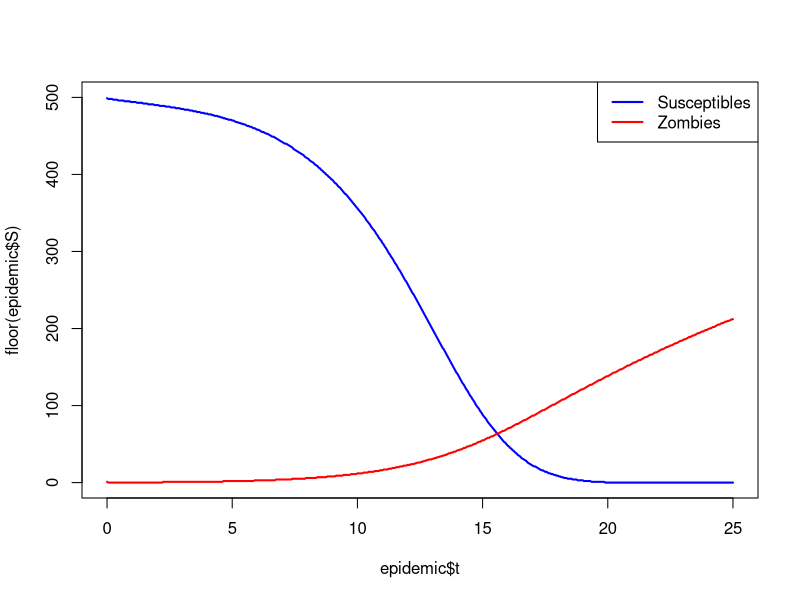

R code for this plot: (Note: this script raises an error after producing the figure.)

simulate_zombies <- function(delta, zeta, beta, alpha, pi, rho, time_horizon, dt){
  
  # delta: background (non-zombie related) death rate
  # zeta: zombie resurrection rate
  # beta: zombie transmission rate
  # alpha: zombie destruction rate
  # pi: birth rate
  # rho: latent infection rate
  # time_horizon: length of time to run dynamics
  # dt: time-step for numerical solutions
  
  N <- 500             # total population
  n <- time_horizon/dt
  t <- seq(0, time_horizon, dt)
  
  S <- rep(0, n+1)
  I <- rep(0, n+1)
  Z <- rep(0, n+1)
  R <- rep(0, n+1)
  
  # Initial conditions
  S[1] <- N -1
  Z[1] <- 1
  
  # Define model dynamics (ODEs) and solve by Euler's method
  for (i in 1:n){
    
    if (S[i] < 0){
      S[i] = 0
    }
    if (I[i] < 0){
      I[i] = 0
    }
    if (Z[i] < 0){
      Z[i] = 0
    }
    if (R[i] < 0){
      R[i] = 0
    }
    
    S[i+1] <- S[i] + dt*(pi*S[i] - beta*S[i]*Z[i] - delta*S[i])
    I[i+1] <- I[i] + dt*(beta*S[i]*Z[i] - rho*I[i] - delta*I[i])
    Z[i+1] <- Z[i] + dt*(rho*I[i] - alpha*S[i]*Z[i] + zeta*R[i])
    R[i+1] <- R[i] + dt*(alpha*S[i]*Z[i] + delta*(S[i]+I[i]) - zeta*R[i])
  }

  
  return(list('S'=S, 'I'=I, 'Z'=Z, 'R'=R, 't'=t))
}

epidemic <- simulate_zombies(delta=0.0001, zeta=0.0001, beta=0.0095, alpha=0.0005, 
                             pi=0.0001, rho=0.05,  time_horizon=25, dt=0.05)

plot(epidemic$t, floor(epidemic$S), ylim=c(0,500), type='l', col='blue', lwd=2)
lines(epidemic$t, floor(epidemic$Z), col='red', lwd=2)
legend('topright', legend=c('Susceptibles', 'Zombies'), col = c('blue', 'red'), lty=1, lwd=2)


  t <- 1:time_horizon
  s <- s[(1/dt)*(1:time_horizon)]
  z <- z[(1/dt)*(1:time_horizon)]
  r <- r[(1/dt)*(1:time_horizon)]